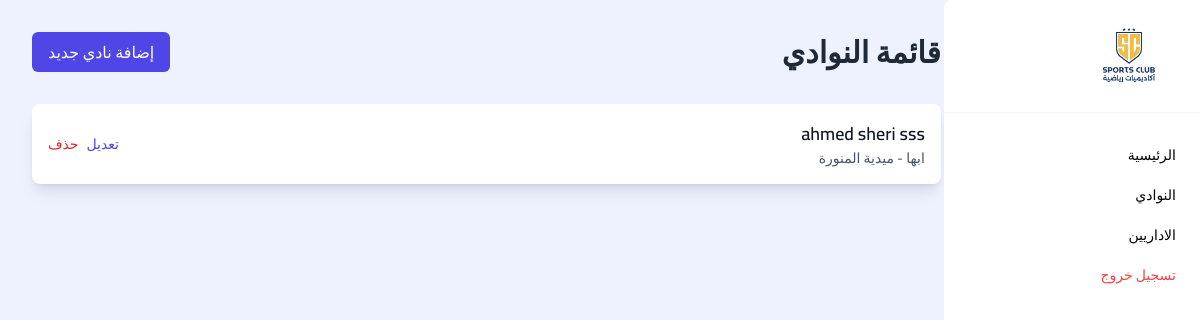
/admin_dashboard/viewClub, run on the app's committed database.
### accounts/models.py (models this page shows, shortened)
class ClubsModel(models.Model):
    name = models.CharField(max_length=250, null=True, verbose_name="اسم الاكادمية")
    club_profile_image_base64 = models.TextField(blank=True, null=True)
    desc = models.CharField(max_length=255, null=True, verbose_name="وصف قصير")
    about = models.TextField(max_length=255, null=True, verbose_name="نبذة")
    city = models.CharField(max_length=255, choices = citys, null=True, verbose_name="المدينة")
    district = models.CharField(max_length=250, null=True, verbose_name="الحي")
    street = models.CharField(max_length=250, null=True, verbose_name="الشارع")
    creation_date = models.DateTimeField(auto_now_add=True)

### admin_dashboard/views.py (the view)
# urls.py: path('viewClub', views.viewClub, name="viewClub"),
def viewClub(request):
    clubs = ClubsModel.objects.all()
    return render(request, 'admin_dashboard/Club/viewClub.html', {'clubs':clubs})

### templates/admin_dashboard/Club/viewClub.html (shortened to what this page needs)
{% extends "base_admin_dashboard.html" %} {% load static %} {% block content %}
<section class="bg-indigo-50 w-full min-h-screen p-4 md:p-8">
  <div class="max-w-6xl mx-auto md:pr-[20%]">
    <div class="flex justify-between items-center mb-8">
      <h1 class="text-3xl font-bold text-gray-800">قائمة النوادي</h1>
      <a
        href="/admin_dashboard/addClub"
        class="bg-indigo-600 text-white px-4 py-2 rounded-md hover:bg-indigo-700 transition duration-300 ease-in-out"
        >إضافة نادي جديد</a
      >
    </div>
    <ul
      class="bg-white rounded-lg shadow-lg overflow-hidden divide-y divide-gray-200"
    >
    {% for club in clubs %}
    <li class="p-4 hover:bg-gray-50 transition duration-150 ease-in-out">
      <div
        class="flex flex-col md:flex-row md:items-center md:justify-between"
      >
        <div class="mb-2 md:mb-0">
          <h2 class="text-lg font-semibold text-gray-900">{{club.name}}</h2>
          <p class="text-sm text-gray-600">{{club.get_city_display}} - {{club.district}}</p>
        </div>
        <div class="flex items-center space-x-2 rtl:space-x-reverse">
          <a
            href="{% url 'editClub' club.id %}"
            class="text-indigo-600 hover:text-indigo-800 text-sm font-medium"
            >تعديل</a
          >
          <a
            href="{% url 'deleteClub' club.id %}"
            class="text-red-600 hover:text-red-800 text-sm font-medium"
            >حذف</a
          >
        </div>
      </div>
    </li>
    {% endfor %}
    </ul>
  </div>
</section>
{% endblock content %}

### templates/base_admin_dashboard.html (style rules this page uses)
body { font-family: "Cairo", sans-serif; }

### data on the page
ClubsModel: name "ahmed sheri sss", city "ابها", district "ميدية المنورة"
